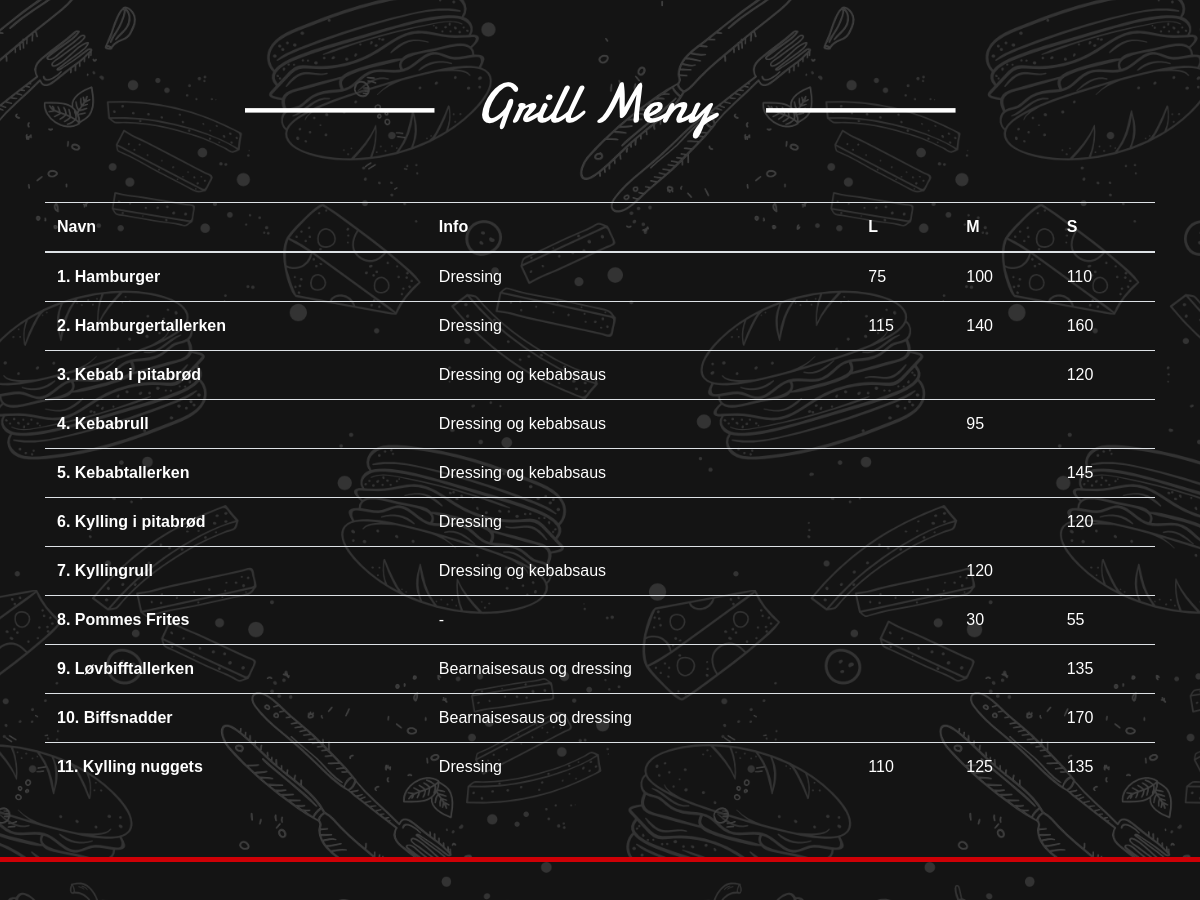
Before: / (middle part) with the older database file.
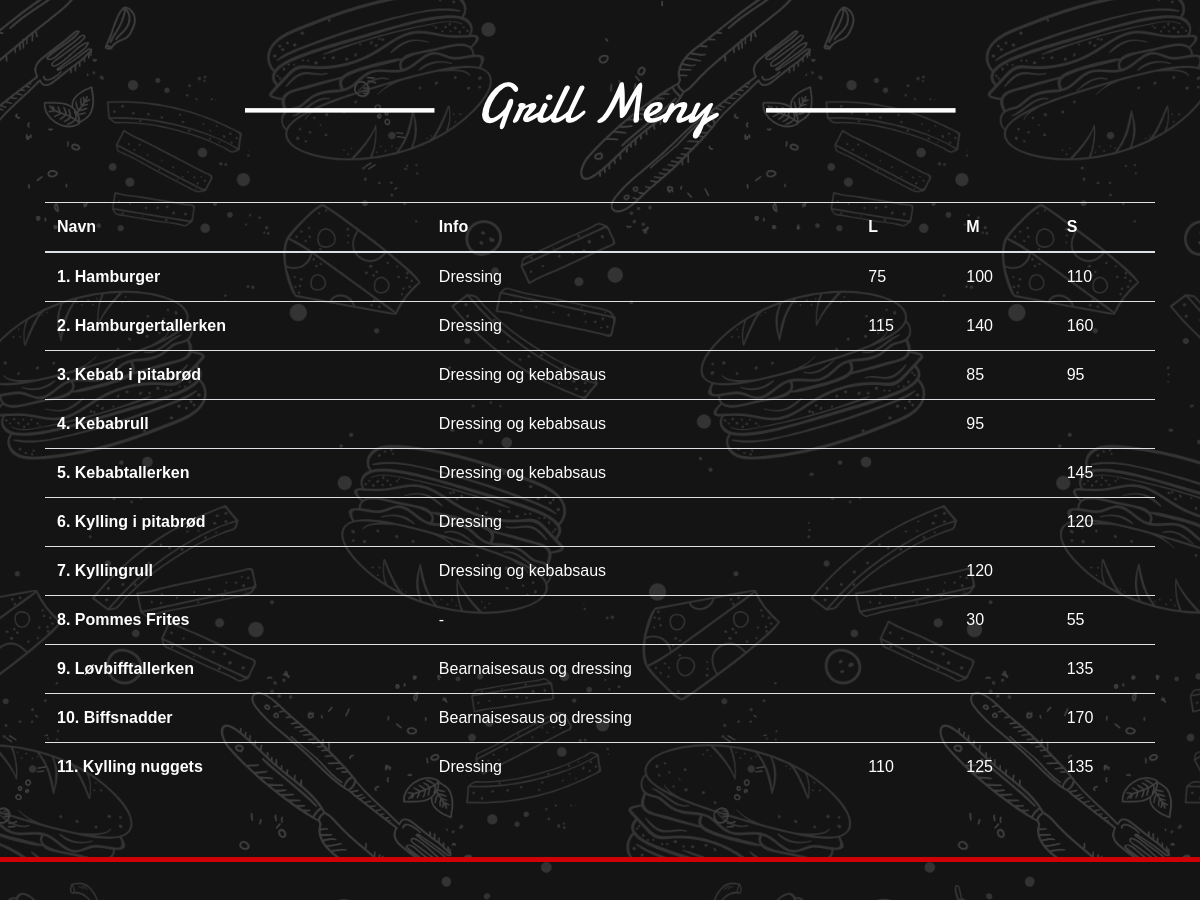
After: the same page with the newer database file.
### app/models.py (models this page shows, shortened)
class GrillMenu(db.Model):
    __tablename__ = "grillmenu"
    id = db.Column(db.Integer, primary_key=True)
    title = db.Column(db.String, unique=False)
    description = db.Column(db.String, unique=False)
    allergies = db.Column(db.String)
    price_small = db.Column(db.String)
    price_medium = db.Column(db.String)
    price_large = db.Column(db.String)

### app/views.py (the view)
@app.route('/')
def home():
	pizzamenu = PizzaMenu.query.all()
	grillmenu = GrillMenu.query.all()
	thaimenu = ThaiMenu.query.all()
	return render_template("index.html", pizzamenu = pizzamenu, grillmenu = grillmenu, thaimenu = thaimenu)

### app/templates/index.html (shortened to what this page needs)
{% extends "base.html"%}
{% block content%}
<div class="main" id="grill">
  <div class="container menupadding" align="center">
    <img src="{{url_for('static',filename='grill-icon.png')}}" alt="" class="mb-5 img-fluid">
    <table class="table" style="color: white;">
      <thead>
        <tr align="left">
          <th scope="<col>">Navn</th>
          <th scope="<col>">Info</th>
          <th scope="<col>">L</th>
          <th scope="<col>">M</th>
          <th scope="<col>">S</th>
        </tr>
      </thead>
      <tbody>
          {%for grill in grillmenu%}
        <tr align="left">
        <th scope="row"><b>{{grill.id}}. {{grill.title}}</b></th>
        <td>{{grill.description}}</td>
        <td>{{grill.price_small}}</td>
        <td>{{grill.price_medium}}</td>
        <td>{{grill.price_large}}</td>
        </tr>
        {%endfor%}
      </tbody>
    </table>
  </div>
</div>
<div class="main" id="thai">
  <div class="container menupadding" align="center">
  </div>
</div>
{% endblock %}

### app/templates/base.html (shortened to what this page needs)
<!DOCTYPE html>
<html lang="no">
  <head>
    <link rel="stylesheet" href="https://stackpath.bootstrapcdn.com/bootstrap/4.3.1/css/bootstrap.min.css">
    <link rel="stylesheet" href="{{url_for('static', filename ='css/main.css')}}" type="text/css">
    <link rel="stylesheet" href="{{url_for('static', filename ='css/animation.css')}}" type="text/css">
  </head>
  <body>
    {% block content %}
    {% endblock %}
  </body>
</html>

### app/static/css/main.css (style rules this page uses)
body { font-family: 'Open Sans', sans-serif; min-height: 400px; color: white; }
.table { font-family: Arial; }
#grill { height: 100%; min-height: 500px; padding-bottom: 50px; background-image: url(/static/grill-doodle.png); background-color: rgb(20,20,20); background-size: cover; background-position: center; background-repeat: no-repeat; border-bottom: 5px solid rgb(207, 0, 6); }
#thai { height: 100%; min-height: 500px; padding-bottom: 50px; background-image: url(/static/thai-doodle.png); background-color: rgb(20,20,20); background-size: cover; background-position: center; background-repeat: no-repeat; }
.menupadding { padding-top: 100px; }

Changed rows visible on the page:
changed GrillMenu "Kebab i pitabrød": price_medium (not shown) → "85"; price_large "120" → "95"
